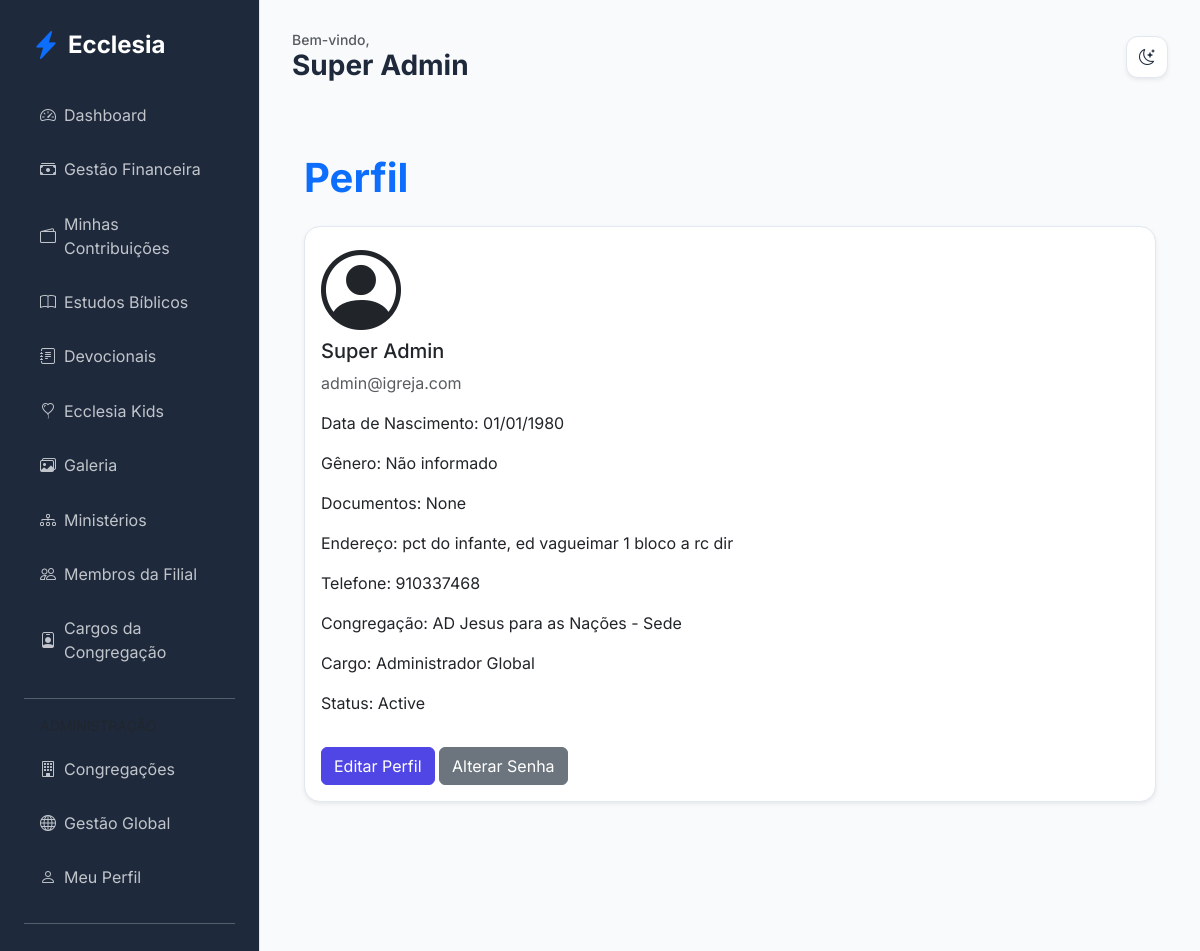
The app's page /members/profile (signed in), older data.
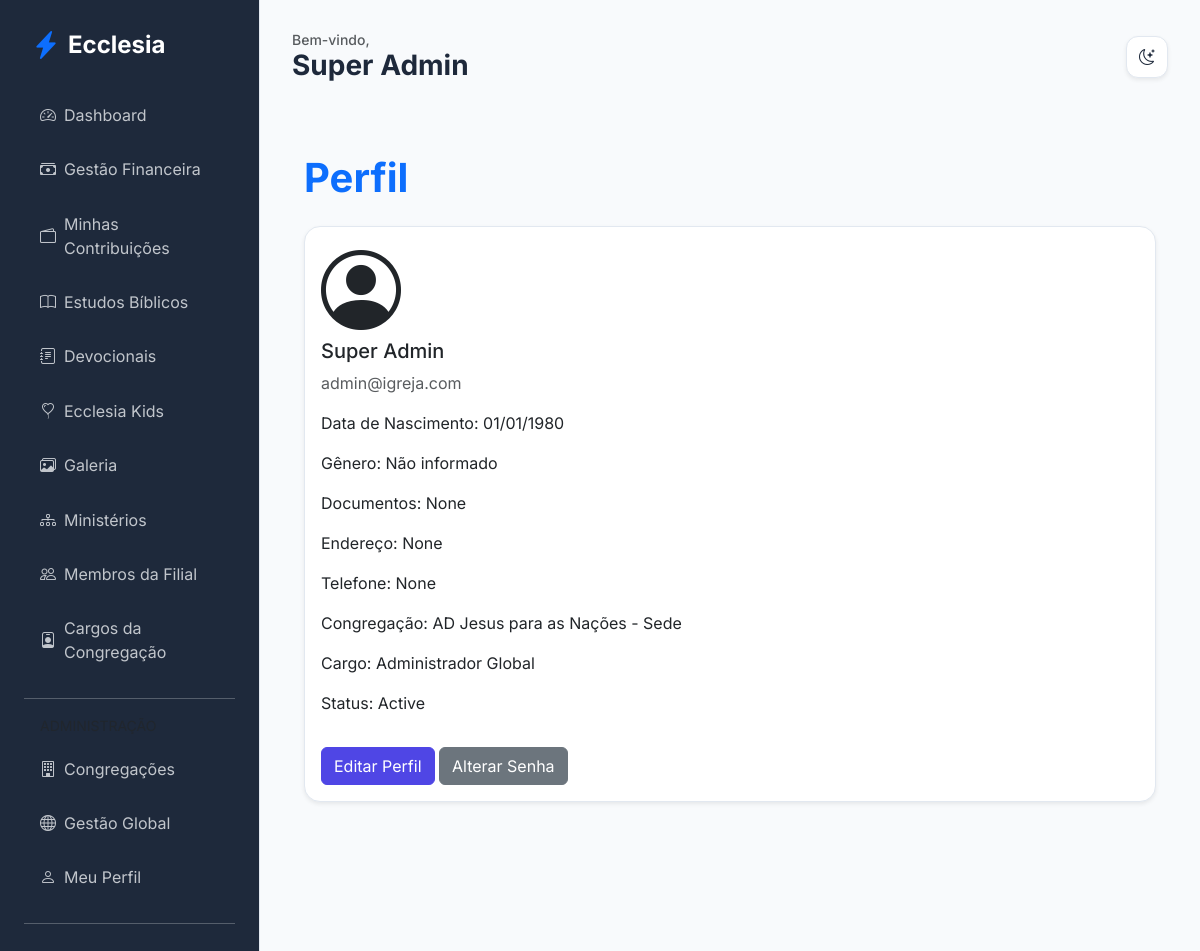
The same page, newer data.
### app/core/models.py (models this page shows, shortened)
class User(db.Model, UserMixin):
    id = db.Column(db.Integer, primary_key=True)
    name = db.Column(db.String(100), nullable=False)
    email = db.Column(db.String(120), unique=True, nullable=False)
    password_hash = db.Column(db.String(128))
    birth_date = db.Column(db.Date)
    gender = db.Column(db.String(20))
    documents = db.Column(db.String(200)) # Flexível para diferentes países
    tax_id = db.Column(db.String(20), nullable=True)  # NIF (PT), CPF/CNPJ (BR), etc.
    address = db.Column(db.Text)
    phone = db.Column(db.String(50))
    profile_photo = db.Column(db.String(255), nullable=True)
    status = db.Column(db.String(20), default='pending') # pending, active, rejected
    is_email_verified = db.Column(db.Boolean, default=False)
    email_verification_token = db.Column(db.String(100), unique=True, nullable=True)
    data_consent = db.Column(db.Boolean, default=False)
    data_consent_date = db.Column(db.DateTime)
    marketing_consent = db.Column(db.Boolean, default=False)
    is_ministry_leader = db.Column(db.Boolean, default=False)
    church_id = db.Column(db.Integer, db.ForeignKey('church.id'))
    family_id = db.Column(db.Integer, db.ForeignKey('family.id'), nullable=True)
    church_role_id = db.Column(db.Integer, db.ForeignKey('church_role.id'), nullable=True)
    ministries = db.relationship('Ministry', secondary=member_ministries, backref=db.backref('members', lazy='dynamic'))
    can_manage_ministries = db.Column(db.Boolean, default=False)
    can_manage_media = db.Column(db.Boolean, default=False)
    can_publish_devotionals = db.Column(db.Boolean, default=False)
    can_approve_members = db.Column(db.Boolean, default=False)
    can_manage_finance = db.Column(db.Boolean, default=False)
    can_manage_kids = db.Column(db.Boolean, default=False)
    can_manage_events = db.Column(db.Boolean, default=False)

### app/modules/members/routes.py (the view)
@members_bp.route('/profile')
@login_required
def profile():
    return render_template('members/profile.html')

### app/templates/members/profile.html
{% extends "base.html" %}
{% block content %}
<div class="container py-5">
    <h1 class="fw-bold text-primary mb-4">Perfil</h1>
    <div class="card shadow-sm">
        <div class="card-body">
            {% if current_user.profile_photo %}
            <img src="{{ url_for('static', filename=current_user.profile_photo) }}" alt="Foto de Perfil" class="rounded-circle mb-3" style="width: 150px; height: 150px; object-fit: cover;">
            {% else %}
            <i class="bi bi-person-circle display-1 mb-3"></i>
            {% endif %}
            <h5>{{ current_user.name }}</h5>
            <p class="text-muted">{{ current_user.email }}</p>
            <p>Data de Nascimento: {{ current_user.birth_date.strftime('%d/%m/%Y') if current_user.birth_date else 'Não informado' }}</p>
            <p>Gênero: {{ current_user.gender or 'Não informado' }}</p>
            <p>Documentos: {{ current_user.documents or 'Não informado' }}</p>
            <p>Endereço: {{ current_user.address or 'Não informado' }}</p>
            <p>Telefone: {{ current_user.phone or 'Não informado' }}</p>
            <p>Congregação: {{ current_user.church.name if current_user.church else 'Não associado' }}</p>
            <p>Cargo: {{ current_user.church_role.name if current_user.church_role else 'Nenhum' }}</p>
            <p>Status: {{ current_user.status|capitalize }}</p>
            <a href="{{ url_for('members.edit_profile') }}" class="btn btn-primary mt-3">Editar Perfil</a>
            <a href="{{ url_for('auth.change_password') }}" class="btn btn-secondary mt-3">Alterar Senha</a>
        </div>
    </div>
</div>
{% endblock %}

### app/templates/base.html (shortened to what this page needs)
<!DOCTYPE html>
<html lang="pt-BR">
<head>
    <link href="https://cdn.jsdelivr.net/npm/bootstrap@5.3.0/dist/css/bootstrap.min.css" rel="stylesheet">
    <link href="https://cdn.jsdelivr.net/npm/bootstrap-icons@1.10.0/font/bootstrap-icons.css" rel="stylesheet">
    <link rel="stylesheet" href="{{ url_for('static', filename='css/premium.css') }}">
</head>
<body>
    {% if current_user.is_authenticated %}
    <div class="sidebar d-none d-lg-block">
        <div class="d-flex align-items-center mb-4 px-2">
            <i class="bi bi-lightning-charge-fill text-primary fs-3 me-2"></i>
            <h4 class="mb-0 fw-bold text-white">Ecclesia</h4>
        </div>
        {% include 'includes/_nav_links.html' %}
    </div>
    {% endif %}
    <div class="main-content {{ 'mx-auto' if not current_user.is_authenticated }}">
        {% if current_user.is_authenticated %}
        <header class="d-flex justify-content-between align-items-center mb-4 d-none d-lg-flex">
            <div>
                <h5 class="text-muted mb-0 small">Bem-vindo,</h5>
                <h3 class="fw-bold mb-0">{{ current_user.name }}</h3>
            </div>
            <div class="theme-toggle shadow-sm" onclick="toggleTheme()">
                <i class="bi bi-moon-stars" id="theme-icon"></i>
            </div>
        </header>
        {% endif %}
        {% block content %}{% endblock %}
    </div>
</body>
</html>

Row changes from the older to the newer data that the page shows:
changed User "Super Admin": address "pct do infante, ed vagueimar 1 bloco a rc dir" → "None"; phone "910337468" → "None"
